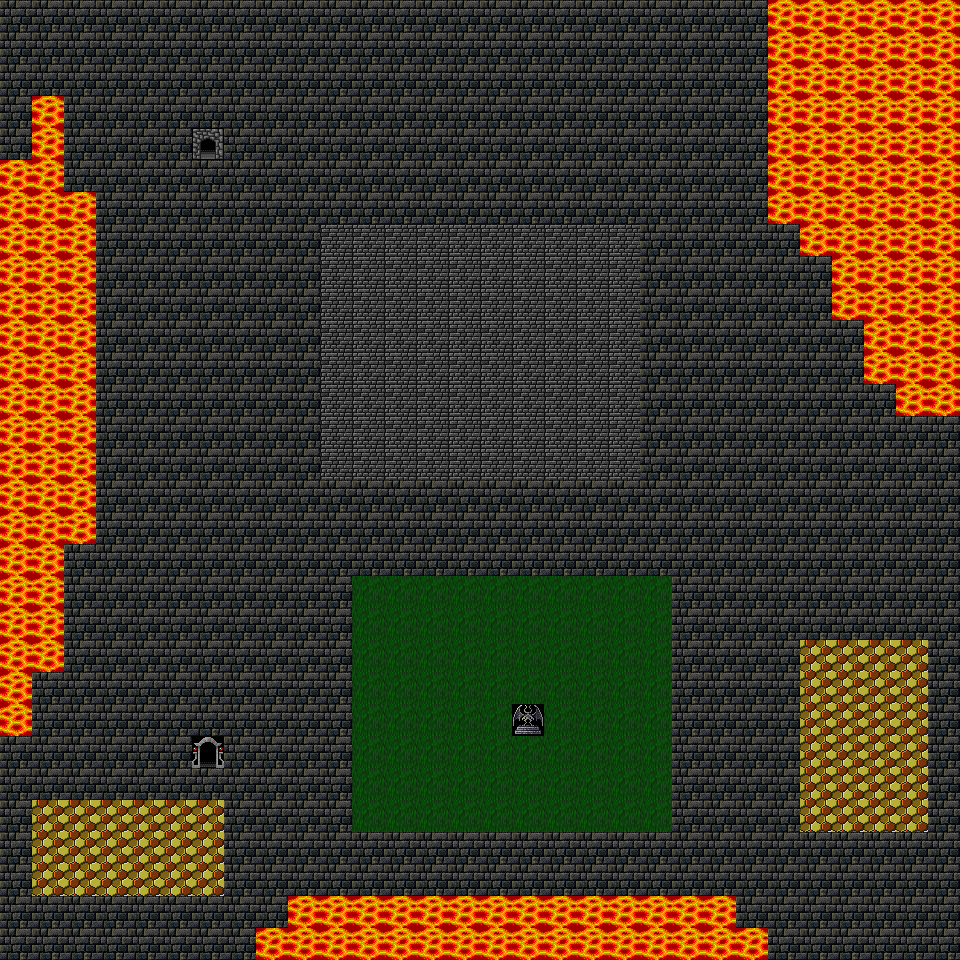

This game map was drawn from its Tiled (.tmx) file and the tilesets committed beside it. A one-line description and the full map source follow:
An orthogonal 30x30 tile map with 32x32 px tiles, 2 tile layers (background, collision).

<map version="1.9" tiledversion="1.9.2" orientation="orthogonal" renderorder="right-down" width="30" height="30" tilewidth="32" tileheight="32" infinite="0" nextlayerid="3" nextobjectid="1">
 <tileset firstgid="1" source="../../Tilemap/background.tsx" />
 <layer id="1" name="background" width="30" height="30" opacity="0.9">
  <data encoding="csv">
1031,1031,1031,1031,1031,1031,1031,1031,1031,1031,1031,1031,1031,1031,1031,1031,1031,1031,1031,1031,1031,1031,1031,1031,1031,1031,1031,1031,1031,1031,
1031,1031,1031,1031,1031,1031,1031,1031,1031,1031,1031,1031,1031,1031,1031,1031,1031,1031,1031,1031,1031,1031,1031,1031,1031,1031,1031,1031,1031,1031,
1031,1031,1031,1031,1031,1031,1031,1031,1031,1031,1031,1031,1031,1031,1031,1031,1031,1031,1031,1031,1031,1031,1031,1031,1031,1031,1031,1031,1031,1031,
1031,1031,1031,1031,1031,1031,1031,1031,1031,1031,1031,1031,1031,1031,1031,1031,1031,1031,1031,1031,1031,1031,1031,1031,1031,1031,1031,1031,1031,1031,
1031,1031,1031,1031,1031,1031,708,1031,1031,1031,1031,1031,1031,1031,1031,1031,1031,1031,1031,1031,1031,1031,1031,1031,1031,1031,1031,1031,1031,1031,
1031,1031,1031,1031,1031,1031,1031,1031,1031,1031,1031,1031,1031,1031,1031,1031,1031,1031,1031,1031,1031,1031,1031,1031,1031,1031,1031,1031,1031,1031,
1031,1031,1031,1031,1031,1031,1031,1031,1031,1031,1031,1031,1031,1031,1031,1031,1031,1031,1031,1031,1031,1031,1031,1031,1031,1031,1031,1031,1031,1031,
1031,1031,1031,1031,1031,1031,1031,1031,1031,1031,1027,1027,1027,1027,1027,1027,1027,1027,1027,1027,1031,1031,1031,1031,1031,1031,1031,1031,1031,1031,
1031,1031,1031,1031,1031,1031,1031,1031,1031,1031,1027,1027,1027,1027,1027,1027,1027,1027,1027,1027,1031,1031,1031,1031,1031,1031,1031,1031,1031,1031,
1031,1031,1031,1031,1031,1031,1031,1031,1031,1031,1027,1027,1027,1027,1027,1027,1027,1027,1027,1027,1031,1031,1031,1031,1031,1031,1031,1031,1031,1031,
1031,1031,1031,1031,1031,1031,1031,1031,1031,1031,1027,1027,1027,1027,1027,1027,1027,1027,1027,1027,1031,1031,1031,1031,1031,1031,1031,1031,1031,1031,
1031,1031,1031,1031,1031,1031,1031,1031,1031,1031,1027,1027,1027,1027,1027,1027,1027,1027,1027,1027,1031,1031,1031,1031,1031,1031,1031,1031,1031,1031,
1031,1031,1031,1031,1031,1031,1031,1031,1031,1031,1027,1027,1027,1027,1027,1027,1027,1027,1027,1027,1031,1031,1031,1031,1031,1031,1031,1031,1031,1031,
1031,1031,1031,1031,1031,1031,1031,1031,1031,1031,1027,1027,1027,1027,1027,1027,1027,1027,1027,1027,1031,1031,1031,1031,1031,1031,1031,1031,1031,1031,
1031,1031,1031,1031,1031,1031,1031,1031,1031,1031,1027,1027,1027,1027,1027,1027,1027,1027,1027,1027,1031,1031,1031,1031,1031,1031,1031,1031,1031,1031,
1031,1031,1031,1031,1031,1031,1031,1031,1031,1031,1031,1031,1031,1031,1031,1031,1031,1031,1031,1031,1031,1031,1031,1031,1031,1031,1031,1031,1031,1031,
1031,1031,1031,1031,1031,1031,1031,1031,1031,1031,1031,1031,1031,1031,1031,1031,1031,1031,1031,1031,1031,1031,1031,1031,1031,1031,1031,1031,1031,1031,
1031,1031,1031,1031,1031,1031,1031,1031,1031,1031,1031,1031,1031,1031,1031,1031,1031,1031,1031,1031,1031,1031,1031,1031,1031,1031,1031,1031,1031,1031,
1031,1031,1031,1031,1031,1031,1031,1031,1031,1031,1031,293,293,293,293,293,293,293,293,293,293,1031,1031,1031,1031,1031,1031,1031,1031,1031,
1031,1031,1031,1031,1031,1031,1031,1031,1031,1031,1031,293,293,293,293,293,293,293,293,293,293,1031,1031,1031,1031,1031,1031,1031,1031,1031,
1031,1031,1031,1031,1031,1031,1031,1031,1031,1031,1031,293,293,293,293,293,293,293,293,293,293,1031,1031,1031,1031,998,998,998,998,1031,
1031,1031,1031,1031,1031,1031,1031,1031,1031,1031,1031,293,293,293,293,293,293,293,293,293,293,1031,1031,1031,1031,998,998,998,998,1031,
1031,1031,1031,1031,1031,1031,1031,1031,1031,1031,1031,293,293,293,293,293,805,293,293,293,293,1031,1031,1031,1031,998,998,998,998,1031,
1031,1031,1031,1031,1031,1031,677,1031,1031,1031,1031,293,293,293,293,293,293,293,293,293,293,1031,1031,1031,1031,998,998,998,998,1031,
1031,1031,1031,1031,1031,1031,1031,1031,1031,1031,1031,293,293,293,293,293,293,293,293,293,293,1031,1031,1031,1031,998,998,998,998,1031,
1031,998,998,998,998,998,998,1031,1031,1031,1031,293,293,293,293,293,293,293,293,293,293,1031,1031,1031,1031,998,998,998,998,1031,
1031,998,998,998,998,998,998,1031,1031,1031,1031,1031,1031,1031,1031,1031,1031,1031,1031,1031,1031,1031,1031,1031,1031,1031,1031,1031,1031,1031,
1031,998,998,998,998,998,998,1031,1031,1031,1031,1031,1031,1031,1031,1031,1031,1031,1031,1031,1031,1031,1031,1031,1031,1031,1031,1031,1031,1031,
1031,1031,1031,1031,1031,1031,1031,1031,1031,1031,1031,1031,1031,1031,1031,1031,1031,1031,1031,1031,1031,1031,1031,1031,1031,1031,1031,1031,1031,1031,
1031,1031,1031,1031,1031,1031,1031,1031,1031,1031,1031,1031,1031,1031,1031,1031,1031,1031,1031,1031,1031,1031,1031,1031,1031,1031,1031,1031,1031,1031
</data>
 </layer>
 <layer id="2" name="collision" width="30" height="30">
  <data encoding="csv">
0,0,0,0,0,0,0,0,0,0,0,0,0,0,0,0,0,0,0,0,0,0,0,0,419,419,419,419,419,419,
0,0,0,0,0,0,0,0,0,0,0,0,0,0,0,0,0,0,0,0,0,0,0,0,419,419,419,419,419,419,
0,0,0,0,0,0,0,0,0,0,0,0,0,0,0,0,0,0,0,0,0,0,0,0,419,419,419,419,419,419,
0,419,0,0,0,0,0,0,0,0,0,0,0,0,0,0,0,0,0,0,0,0,0,0,419,419,419,419,419,419,
0,419,0,0,0,0,0,0,0,0,0,0,0,0,0,0,0,0,0,0,0,0,0,0,419,419,419,419,419,419,
419,419,0,0,0,0,0,0,0,0,0,0,0,0,0,0,0,0,0,0,0,0,0,0,419,419,419,419,419,419,
419,419,419,0,0,0,0,0,0,0,0,0,0,0,0,0,0,0,0,0,0,0,0,0,419,419,419,419,419,419,
419,419,419,0,0,0,0,0,0,0,0,0,0,0,0,0,0,0,0,0,0,0,0,0,0,419,419,419,419,419,
419,419,419,0,0,0,0,0,0,0,0,0,0,0,0,0,0,0,0,0,0,0,0,0,0,0,419,419,419,419,
419,419,419,0,0,0,0,0,0,0,0,0,0,0,0,0,0,0,0,0,0,0,0,0,0,0,419,419,419,419,
419,419,419,0,0,0,0,0,0,0,0,0,0,0,0,0,0,0,0,0,0,0,0,0,0,0,0,419,419,419,
419,419,419,0,0,0,0,0,0,0,0,0,0,0,0,0,0,0,0,0,0,0,0,0,0,0,0,419,419,419,
419,419,419,0,0,0,0,0,0,0,0,0,0,0,0,0,0,0,0,0,0,0,0,0,0,0,0,0,419,419,
419,419,419,0,0,0,0,0,0,0,0,0,0,0,0,0,0,0,0,0,0,0,0,0,0,0,0,0,0,0,
419,419,419,0,0,0,0,0,0,0,0,0,0,0,0,0,0,0,0,0,0,0,0,0,0,0,0,0,0,0,
419,419,419,0,0,0,0,0,0,0,0,0,0,0,0,0,0,0,0,0,0,0,0,0,0,0,0,0,0,0,
419,419,419,0,0,0,0,0,0,0,0,0,0,0,0,0,0,0,0,0,0,0,0,0,0,0,0,0,0,0,
419,419,0,0,0,0,0,0,0,0,0,0,0,0,0,0,0,0,0,0,0,0,0,0,0,0,0,0,0,0,
419,419,0,0,0,0,0,0,0,0,0,0,0,0,0,0,0,0,0,0,0,0,0,0,0,0,0,0,0,0,
419,419,0,0,0,0,0,0,0,0,0,0,0,0,0,0,0,0,0,0,0,0,0,0,0,0,0,0,0,0,
419,419,0,0,0,0,0,0,0,0,0,0,0,0,0,0,0,0,0,0,0,0,0,0,0,0,0,0,0,0,
419,0,0,0,0,0,0,0,0,0,0,0,0,0,0,0,0,0,0,0,0,0,0,0,0,0,0,0,0,0,
419,0,0,0,0,0,0,0,0,0,0,0,0,0,0,0,0,0,0,0,0,0,0,0,0,0,0,0,0,0,
0,0,0,0,0,0,0,0,0,0,0,0,0,0,0,0,0,0,0,0,0,0,0,0,0,0,0,0,0,0,
0,0,0,0,0,0,0,0,0,0,0,0,0,0,0,0,0,0,0,0,0,0,0,0,0,0,0,0,0,0,
0,0,0,0,0,0,0,0,0,0,0,0,0,0,0,0,0,0,0,0,0,0,0,0,0,0,0,0,0,0,
0,0,0,0,0,0,0,0,0,0,0,0,0,0,0,0,0,0,0,0,0,0,0,0,0,0,0,0,0,0,
0,0,0,0,0,0,0,0,0,0,0,0,0,0,0,0,0,0,0,0,0,0,0,0,0,0,0,0,0,0,
0,0,0,0,0,0,0,0,0,419,419,419,419,419,419,419,419,419,419,419,419,419,419,0,0,0,0,0,0,0,
0,0,0,0,0,0,0,0,419,419,419,419,419,419,419,419,419,419,419,419,419,419,419,419,0,0,0,0,0,0
</data>
 </layer>
</map>
